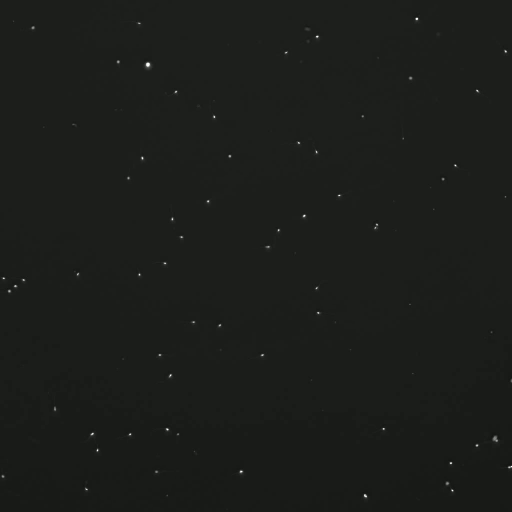
#> input picture frame 26 of UnifiedFramework/SchmidtDataset/video_P003_crossovers.mp4, 1024 x 1024 px, given in place of 10X_LD_1024_R1.avi, which was not available (shown at 1/2 size)
$ jupyter execute --allow-errors sandbox_segmentation.ipynb   (older library calls are emulated)   (text cells are left out)
#> lines starting #> are read from the running program, lines starting #| are printed output that depends on the picture; after the words box and inside, x2 and y2 are one past the last pixel; in counts of white or black regions, pixels touching at a corner belong together; pictures that were not available may be replaced by others from this repository, and a replacement may not be noted
### UnifiedFramework/tracker.py
import numpy as np
import cv2 as cv
from scipy.optimize import linear_sum_assignment
import pickle
import json

import argparse
from tqdm import tqdm, trange

import trackpy as tp
import utils

import pandas as pd

import tkinter as tk
from tkinter import filedialog

from crossover_repair import flagMerges_detection, flagMerges_track, repairTracks

# [8 lines of commented-out code are left out]

# [369 lines left out: functions threshold, determineCentroids_simple, determineCentroids_morphology, determineCentroids, trackCentroids, trackCentroids_forecaster and 3 more, not called in this run]


### Main Code ###
# [31 lines that do not run on import are left out]

### UnifiedFramework/utils.py
import numpy as np
import cv2 as cv
from scipy.optimize import linear_sum_assignment

import argparse
from tqdm import tqdm, trange

import pandas as pd

import ast

# [42 lines left out: functions loadVideo, saveVideo, loadDataFrame, not called in this run]

def saveDataFrame(df, filename):
    df.to_csv(filename, index=False)

# [92 lines left out: functions generateRandomColors, medianFilter, positivePhaseFilter, dropDuplicates, interpolateTracks, not called in this run]

### UnifiedFramework/sandbox_segmentation.ipynb
[cell 1]
import numpy as np
import matplotlib.pyplot as plt
import cv2

import tracker
import stats
import visualizer
import utils

import importlib

[cell 2]
videofile = "ExampleVideos/10X_LD_1024_R1.avi"

# Visualize the input
cap = cv2.VideoCapture(videofile)

# Get the first frame
ret, frame = cap.read()
#> frame is the input picture: shape (1024, 1024, 3); mean B, G, R 26.5, 29.5, 27.5

plt.imshow(frame)

[cell 3]
importlib.reload(tracker)
importlib.reload(utils)

bw2 = tracker.threshold(frame, method='hybrid')
#> in threshold, `_, bw1 = cv.threshold(frame,0,255,cv.THRESH_BINARY+cv.THRESH_OTSU)`:
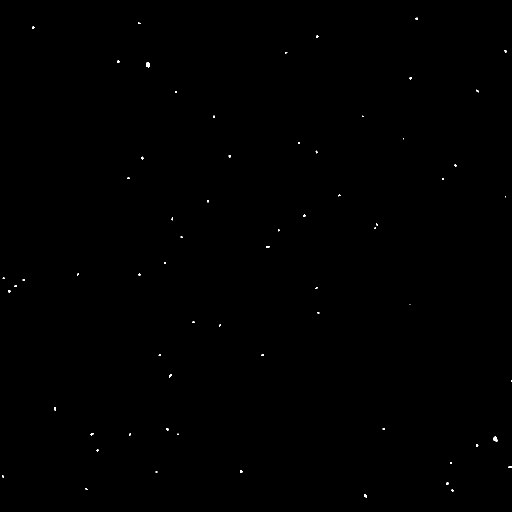
#> bw1: shape (1024, 1024) (shown at 1/2 size); 0.1% white; 65 white regions (50 under 20 px), largest, box (x1, y1, x2, y2) and area: (292, 125, 300, 135) 68, (986, 873, 996, 884) 60, (728, 988, 734, 995) 31
#> in threshold, `bw2 = cv.adaptiveThreshold(frame,255,cv.ADAPTIVE_THRESH_GAUSSIAN_C, cv..`:
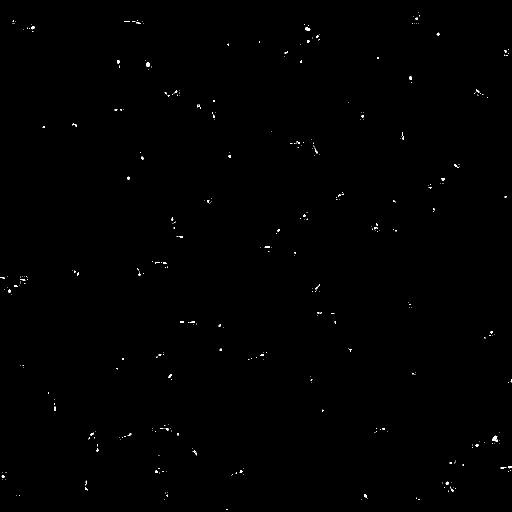
#> bw2: shape (1024, 1024) (shown at 1/2 size); 0.24% white in thin lines or dots
_, label_im, stats, _ = cv2.connectedComponentsWithStats(bw2, 4, cv2.CV_32S)
#> label_im: shape (1024, 1024) int32; 371 distinct labels, from 0 to 370
#> stats = 371 rows, first 6: [0, 0, 1024, 1024, 1046042], [836, 24, 1, 1, 1], [838, 30, 2, 3, 5], [827, 32, 1, 1, 1], [831, 35, 5, 5, 21], [25, 41, 3, 3, 7]

# Seperate bbox from area
areas = stats[:,4]
#> areas = 371 values, max 1046042 at index 0, min 1 at index 1, mean 2826.4
bboxs = stats[:,0:4]
#> bboxs = 371 rows, first 6: [0, 0, 1024, 1024], [836, 24, 1, 1], [838, 30, 2, 3], [827, 32, 1, 1], [831, 35, 5, 5], [25, 41, 3, 3]

# Filter out the background (always index 0)
areas = areas[1:]
#> areas = 370 values, max 87 at index 294, min 1 at index 0, mean 6.85
bboxs = bboxs[1:]
#> bboxs = 370 rows, first 6: [836, 24, 1, 1], [838, 30, 2, 3], [827, 32, 1, 1], [831, 35, 5, 5], [25, 41, 3, 3], [274, 40, 1, 2]
label_im -= 1
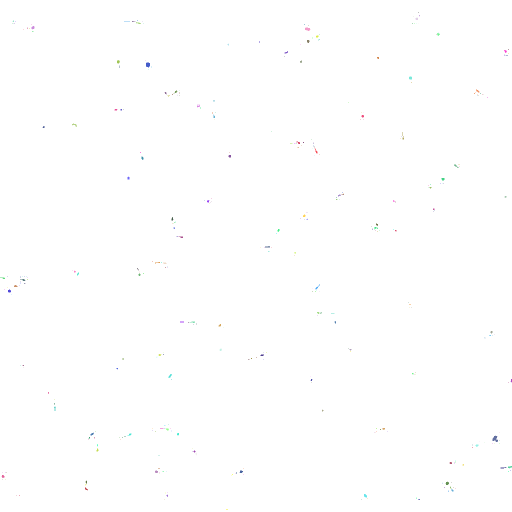
#> label_im: shape (1024, 1024) int32 (shown at 1/2 size); 371 distinct labels, from -1 to 369; one colour per label, 0 black, -1 white


# Find centroids by focusing on heads
bw = tracker.threshold(frame, method='otsu')
kernel = np.ones((3,3),np.uint8)
bw = cv2.morphologyEx(bw, cv2.MORPH_OPEN, kernel)
#> bw: shape (1024, 1024); 0.07% white; 44 white regions (38 under 20 px), largest, box (x1, y1, x2, y2) and area: (292, 125, 300, 134) 66, (987, 873, 995, 883) 55, (728, 989, 734, 995) 29, (480, 941, 485, 946) 23, (234, 121, 239, 126) 21, (1017, 932, 1024, 936) 21
_, _, _, centroids = cv2.connectedComponentsWithStats(bw, 4, cv2.CV_32S)
#> centroids = 45 pairs, first value 5.5 to 1020, second value 37.42 to 991.4

# Filter out the background (always index 0)
centroids = centroids[1:]
#> centroids = 44 pairs, first value 5.5 to 1020, second value 37.42 to 991.4

[cell 4]
def centroid_to_label(centroid, label_im):
    x,y = centroid
    r,c = int(y),int(x)
    if r < 0 or c < 0 or r >= label_im.shape[0] or c >= label_im.shape[1]:
        print("Warning: Centroid found out of bounds")
        return -1

    # Check the label of the four surrounding pixels
    r2 = r+1 if r+1 < label_im.shape[0] else r
    c2 = c+1 if c+1 < label_im.shape[1] else c
    label_tl = label_im[r,c]
    label_tr = label_im[r,c2]
    label_bl = label_im[r2,c]
    label_br = label_im[r2,c2]

    if label_tl >= 0:
        label = label_tl
    elif label_tr >= 0:
        label = label_tr
    elif label_bl >= 0:
        label = label_bl
    else:
        label = label_br
        # TODO: Check mode of the four labels if they are greater than 1

    return label

[cell 5]
def separate_segmentations(label_im,centroids,areas,bboxs):

    # Create a new label image
    new_label_im = np.copy(label_im)
    new_areas = np.copy(areas)
#> new_areas has the same summary as areas outside separate_segmentations
    new_bboxs = np.copy(bboxs)
#> new_bboxs has the same summary as bboxs outside separate_segmentations

    # Find where each centroid lands
    matches = {}

    for i, centroid in enumerate(centroids):

        label = centroid_to_label(centroid, label_im)

        if label in matches:
            matches[label].append(i)
        else:
            matches[label] = [i]
#> this loop made 44 passes
#> (x in centroid_to_label, y in centroid_to_label, r in centroid_to_label, c in centroid_to_label, r2 in centroid_to_label, c2 in centroid_to_label, label_tl in centroid_to_label, label_tr in centroid_to_label) on passes 1 to 8: (833.1, 37.42, 37, 833, 38, 834, 3, 3), (65.5, 55, 55, 65, 56, 66, 22, 22), (633.6, 72.6, 72, 633, 73, 634, 32, 32), (1011, 102.5, 102, 1011, 103, 1012, 40, 40), (236, 123, 123, 236, 124, 237, 47, 47), (295.4, 129, 129, 295, 130, 296, 50, 50), (821, 155.7, 155, 821, 156, 822, 54, 54), (954, 181, 181, 954, 182, 955, 56, 56)
#> after the loop, matches = 44 items


    count = 0
    del_labels = []

    for label, match in matches.items():
        if len(match) > 1:

            del_labels.append(label)

            # Find the closest centroid for each pixel
            pixels = np.where(label_im == label)

            # Make new labels
            label_list = np.amax(new_label_im) + 1 + np.arange(len(match))

            # Find the closest centroid for each pixel
            for p in range(len(pixels[0])):
                r = pixels[0][p]
                c = pixels[1][p]
                pixel = np.array([c,r])
                distances = [np.linalg.norm(centroids[i] - pixel) for i in match]
                closest = np.argmin(distances)
                new_label_im[r,c] = label_list[closest]

            # Find the bounding boxes and areas of the new labels
            for new_label in label_list:
                pixels = np.where(new_label_im == new_label)
                x = np.amin(pixels[1])
                y = np.amin(pixels[0])
                w = np.amax(pixels[1]) - x
                h = np.amax(pixels[0]) - y
                area = len(pixels[0])
                bbox = np.array([[x,y,w,h]])
                new_areas = np.append(new_areas,area)
                new_bboxs = np.append(new_bboxs,bbox,axis=0)

            count += 1
#> this loop made 44 passes
#> (label, match) on passes 1 to 8: (3, [0]), (22, [1]), (32, [2]), (40, [3]), (47, [4]), (50, [5]), (54, [6]), (56, [7])
#> after the loop, count = 0; del_labels = []

    # Remove the old labels from areas, bboxs, and label_im
    new_areas = np.delete(new_areas, del_labels)
    new_bboxs = np.delete(new_bboxs, del_labels, axis=0)

    for label in del_labels[::-1]:
        new_label_im[np.where(new_label_im >= label)] -= 1
#> this loop made 0 passes

    print("Resolved {} crossovers".format(count))
#| Resolved 0 crossovers

    return new_label_im, new_areas, new_bboxs

new_label_im, new_areas, new_bboxs = separate_segmentations(label_im,centroids,areas,bboxs)
#> new_areas has the same summary as areas; new_bboxs has the same summary as bboxs

[cell 6]
import skfmm
import numpy as np
phi = np.ones((5, 5))
phi[3, 3] = -1

mask = np.zeros_like(phi, dtype=bool)
mask[1:5,2] = True
phi = np.ma.MaskedArray(phi, mask)
#> (the rest of this cell did not finish here and is left out)

[cell 7]
def separate_segmentations_path(label_im,centroids,areas,bboxs):

    # Create a new label image
    new_label_im = np.copy(label_im)
    new_areas = np.copy(areas)
#> new_areas has the same summary as areas outside separate_segmentations_path
    new_bboxs = np.copy(bboxs)
#> new_bboxs has the same summary as bboxs outside separate_segmentations_path

    # Find where each centroid lands
    matches = {}

    for i, centroid in enumerate(centroids):

        label = centroid_to_label(centroid, label_im)

        if label in matches:
            matches[label].append(i)
        else:
            matches[label] = [i]


    count = 0
    del_labels = []

    for label, match in matches.items():
        if len(match) > 1:

            del_labels.append(label)

            # Make new labels
            label_list = np.amax(new_label_im) + 1 + np.arange(len(match))

            # Start at each centroid and expand out
            cur_mask = (label_im == label)

            # Invert cur_mask to make boundary for skfmm
            boundary_mask = np.invert(cur_mask)

            # [4 lines of commented-out code are left out]

            dists = np.zeros((len(match),label_im.shape[0],label_im.shape[1]))

            for k,m in enumerate(match):
                phi = np.copy(cur_mask).astype(np.int32)

                centroid = centroids[m]
                x,y = centroid
                r,c = int(y),int(x)
                r2 = r+1 if r+1 < label_im.shape[0] else r
                c2 = c+1 if c+1 < label_im.shape[1] else c
                phi[r,c] = -1
                phi[r,c2] = -1
                phi[r2,c] = -1
                phi[r2,c2] = -1

                phi = np.ma.MaskedArray(phi, boundary_mask)
                dists[k] = skfmm.distance(phi)

                #plt.imshow(dists,cmap="jet",interpolation='nearest')
                #plt.show()

            closest = np.argmin(dists,axis=0)

            # Find the closest centroid for each pixel
            pixels = np.where(label_im == label)

            for p in range(len(pixels[0])):
                r = pixels[0][p]
                c = pixels[1][p]
                new_label_im[r,c] = label_list[closest[r,c]]


            # Find the bounding boxes and areas of the new labels
            for new_label in label_list:
                pixels = np.where(new_label_im == new_label)
                x = np.amin(pixels[1])
                y = np.amin(pixels[0])
                w = np.amax(pixels[1]) - x
                h = np.amax(pixels[0]) - y
                area = len(pixels[0])
                bbox = np.array([[x,y,w,h]])
                new_areas = np.append(new_areas,area)
                new_bboxs = np.append(new_bboxs,bbox,axis=0)

            count += 1

    # Remove the old labels from areas, bboxs, and label_im
    new_areas = np.delete(new_areas, del_labels)
    new_bboxs = np.delete(new_bboxs, del_labels, axis=0)

    for label in del_labels[::-1]:
        new_label_im[np.where(new_label_im >= label)] -= 1

    print("Resolved {} crossovers".format(count))
#| Resolved 0 crossovers

    return new_label_im, new_areas, new_bboxs

new_label_im, new_areas, new_bboxs = separate_segmentations_path(label_im,centroids,areas,bboxs)

[cell 8]
visualize = np.zeros_like(frame)

print(np.amax(new_label_im))
#| 369
print(new_bboxs.shape)
#| (370, 4)
print(new_areas.shape)
#| (370,)

for i in range(np.amax(new_label_im)+1):
    bbox = new_bboxs[i]
    x = int(bbox[0])
    y = int(bbox[1])
    w = int(bbox[2])
    h = int(bbox[3])
    visualize = cv2.rectangle(visualize, (x, y), (x + w, y + h), (0, 128, 0), 3)
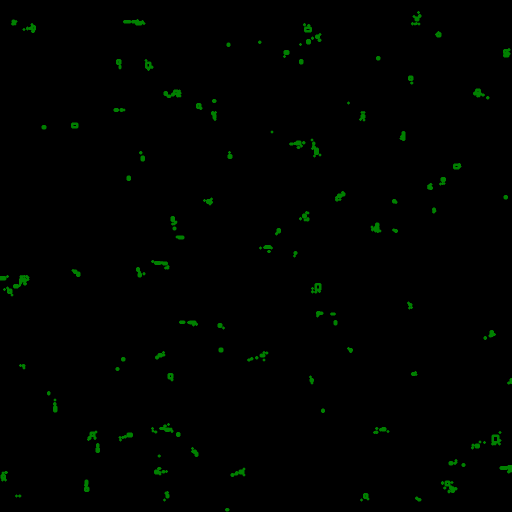
#> visualize: shape (1024, 1024, 3) (shown at 1/2 size); mean of channels 0, 1, 2 0, 2, 0; drawn as B, G, R

plt.imshow(visualize)

[cell 9]
colors = np.random.randint(0, 255, (np.amax(new_label_im)+1, 3))

visualize = np.zeros_like(frame)

for i in range(np.amax(new_label_im)+1):
    color = colors[i]
    visualize[np.where(new_label_im==i)] = color

plt.imshow(visualize)

[cell 10]
importlib.reload(tracker)
importlib.reload(utils)

frames = utils.loadVideo(videofile,as_gray=True)

$ run again, starting later in the video
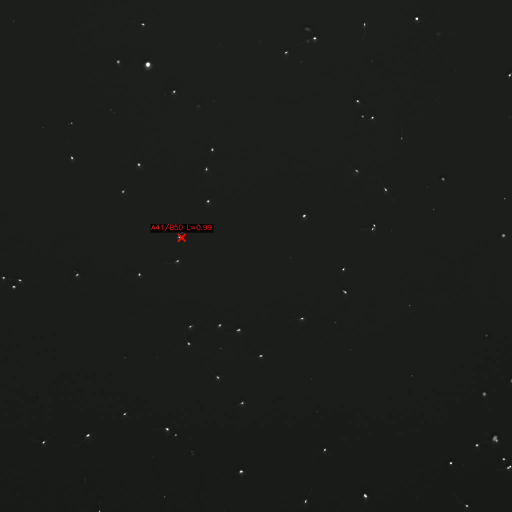
#> input picture frame 120 of UnifiedFramework/SchmidtDataset/video_P003_crossovers.mp4, 1024 x 1024 px, given in place of 10X_LD_1024_R1.avi, which was not available (shown at 1/2 size)
#> frame is the input picture: shape (1024, 1024, 3); mean B, G, R 26.5, 29.4, 27.6
#> frame: shape (1024, 1024)
#> bw1: shape (1024, 1024); 0.09% white; 65 white regions (57 under 20 px), largest, box (x1, y1, x2, y2) and area: (292, 125, 300, 135) 66, (986, 873, 996, 884) 60, (728, 988, 734, 995) 31
#> bw2: shape (1024, 1024); 0.38% white in thin lines or dots
#> stats = 459 rows, first 6: [0, 0, 1024, 1024, 1044523], [827, 32, 1, 1, 1], [825, 35, 1, 1, 1], [831, 35, 5, 5, 23], [826, 39, 1, 1, 1], [25, 41, 4, 3, 8]
#> `areas = stats[:,4]`: areas = 459 values, max 1044523 at index 0, min 1 at index 1, mean 2284.5
#> `bboxs = stats[:,0:4]`: bboxs = 459 rows, first 6: [0, 0, 1024, 1024], [827, 32, 1, 1], [825, 35, 1, 1], [831, 35, 5, 5], [826, 39, 1, 1], [25, 41, 4, 3]
#> `areas = areas[1:]`: areas = 458 values, max 209 at index 157, min 1 at index 0, mean 8.85
#> `bboxs = bboxs[1:]`: bboxs = 458 rows, first 6: [827, 32, 1, 1], [825, 35, 1, 1], [831, 35, 5, 5], [826, 39, 1, 1], [25, 41, 4, 3], [281, 40, 1, 1]
#> `label_im -= 1`:
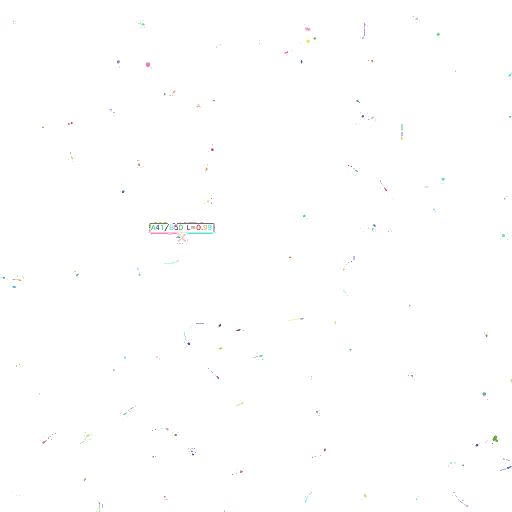
#> label_im: shape (1024, 1024) int32 (shown at 1/2 size); 459 distinct labels, from -1 to 457; one colour per label, 0 black, -1 white
#> `_, _, _, centroids = cv2.connectedComponentsWithStats(bw, 4, cv2.CV_32S)`: centroids = 36 pairs, first value 27.6 to 1019, second value 37 to 1011
#> `centroids = centroids[1:]`: centroids = 35 pairs, first value 27.6 to 1019, second value 37 to 1011
#> in separate_segmentations, `new_areas = np.copy(areas)`: new_areas has the same summary as areas outside separate_segmentations
#> in separate_segmentations, `new_bboxs = np.copy(bboxs)`: new_bboxs has the same summary as bboxs outside separate_segmentations
#> the loop in separate_segmentations, `for i, centroid in enumerate(centroids): ` made 35 passes
#> (x in centroid_to_label, y in centroid_to_label, r in centroid_to_label, c in centroid_to_label, r2 in centroid_to_label, c2 in centroid_to_label, label_tl in centroid_to_label, label_tr in centroid_to_label) on passes 1 to 8: (833.2, 37, 37, 833, 38, 834, 2, 2), (629.4, 76.4, 76, 629, 77, 630, 30, 30), (236, 123, 123, 236, 124, 237, 43, 43), (295.4, 128.8, 128, 295, 129, 296, 48, 48), (1019, 150, 150, 1019, 151, 1020, 53, 53), (348, 183, 183, 348, 184, 349, 56, 56), (715, 202, 202, 715, 203, 716, 63, 63), (745, 235, 235, 745, 236, 746, 79, 79)
#> after the loop in separate_segmentations, `for i, centroid in enumerate(centroids):`: matches = 35 items
#> the loop in separate_segmentations, `for label, match in matches.items():` made 35 passes
#> (label, match) on passes 1 to 8: (2, [0]), (30, [1]), (43, [2]), (48, [3]), (53, [4]), (56, [5]), (63, [6]), (79, [7])
#> after the loop in separate_segmentations, `for label, match in matches.items():`: count = 0; del_labels = []
#| Resolved 0 crossovers
#> `new_label_im, new_areas, new_bboxs = separate_segmentations(label_im,c..`: new_areas has the same summary as areas; new_bboxs has the same summary as bboxs
#> in separate_segmentations_path, `new_areas = np.copy(areas)`: new_areas has the same summary as areas outside separate_segmentations_path
#> in separate_segmentations_path, `new_bboxs = np.copy(bboxs)`: new_bboxs has the same summary as bboxs outside separate_segmentations_path
#> the loop in separate_segmentations_path, `for i, centroid in enumerate(centroids): ` made 35 passes
#> the loop in separate_segmentations_path, `for label, match in matches.items():` made 35 passes
#| Resolved 0 crossovers
#| 457
#| (458, 4)
#| (458,)
#> after the loop `for i in range(np.amax(new_label_im)+1):`:
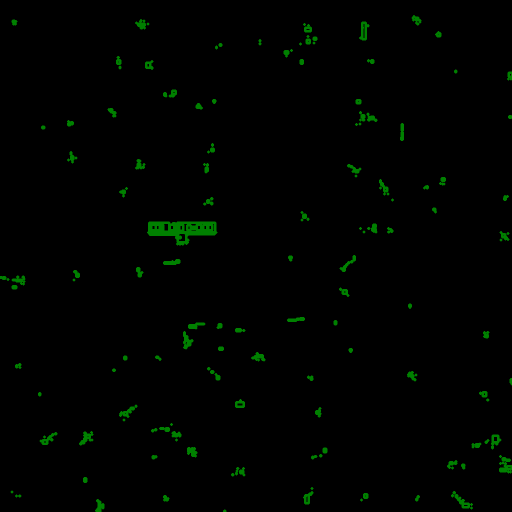
#> visualize: shape (1024, 1024, 3) (shown at 1/2 size); mean of channels 0, 1, 2 0, 2.7, 0; drawn as B, G, R
